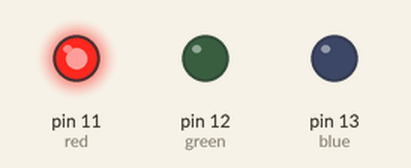
Simulated run of this sketch. Board: Arduino Uno, built with avr-gcc and run on an emulated ATmega328P. Shown: output pins drawn as LEDs (lit = HIGH).

Above: at 5.0 s.
At 13.0 s:
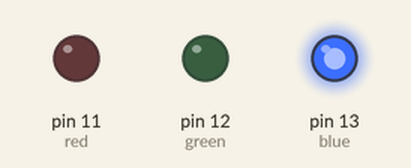
At 26.0 s:
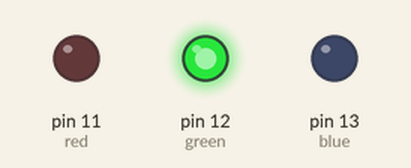
At 46.7 s:
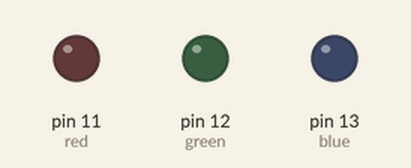
Timing chart, 0 to 47.5 s (numbered marks = the images above):
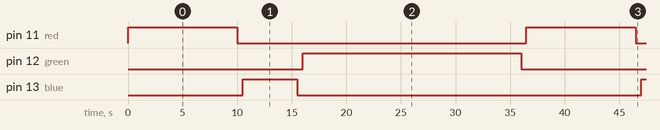

The sketch:

traffic-light.ino.ino
```cpp
int red=11;
int green=12;
int blue=13;// blue as orange;
void setup() {
  pinMode(red,OUTPUT);
  pinMode(green,OUTPUT);
  pinMode(blue,OUTPUT);
}

void loop() {
  digitalWrite(red,HIGH);
  delay(10000);
  digitalWrite(red,LOW);
  delay(500);
  digitalWrite(blue,HIGH);
  delay(5000);
  digitalWrite(blue,LOW);
  delay(500);
  digitalWrite(green,HIGH);
  delay(20000);
  digitalWrite(green,LOW);
  delay(500);

}
```

Measured:
- by itself, pin 11 (red): alternates HIGH for 10.0 s and LOW for 26.5 s
- by itself, pin 12 (green): alternates HIGH for 20.0 s and LOW for 16.5 s
- by itself, pin 13 (blue): alternates HIGH for 5.0 s and LOW for 31.5 s
